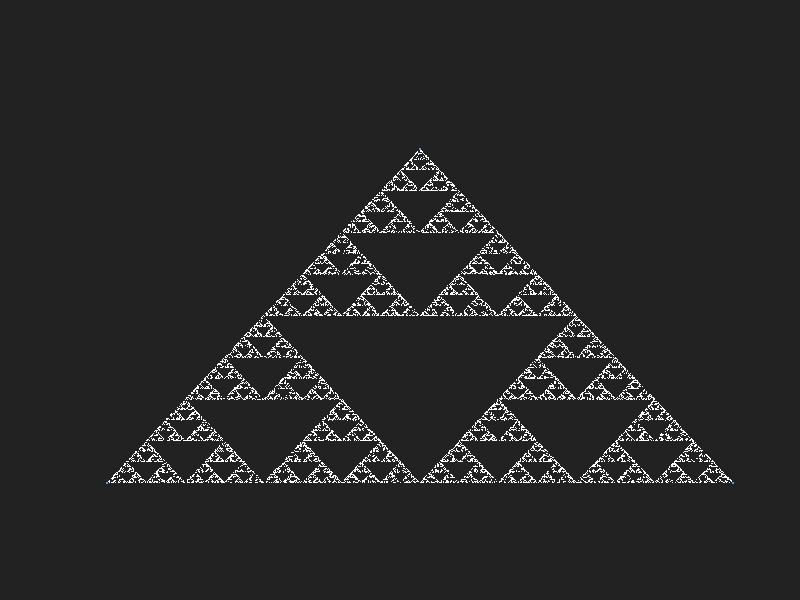
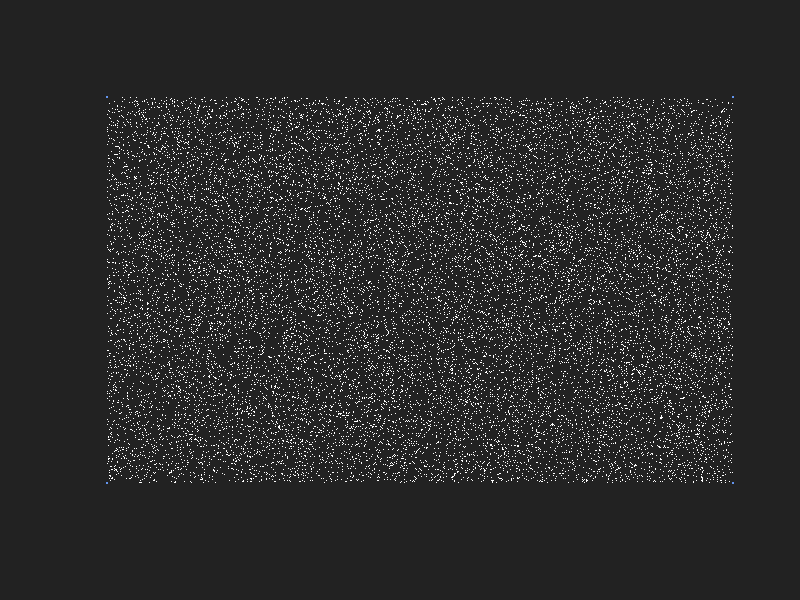
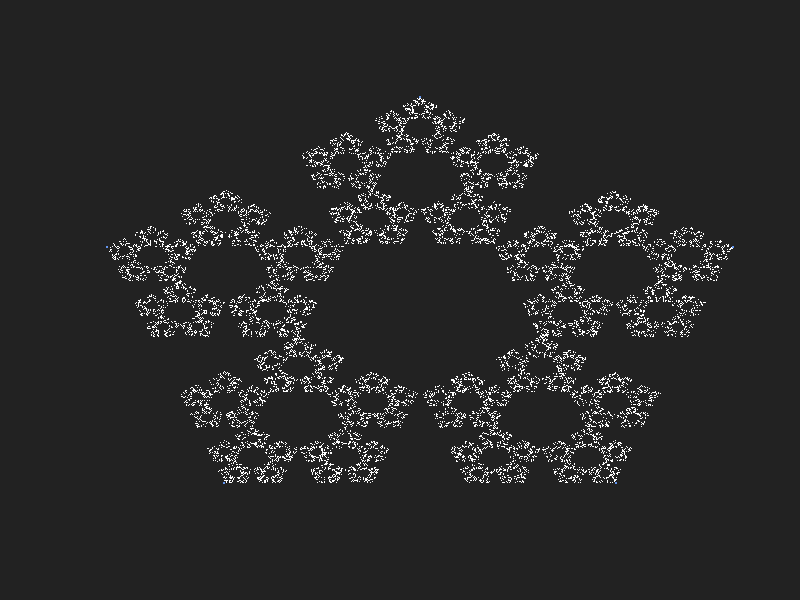
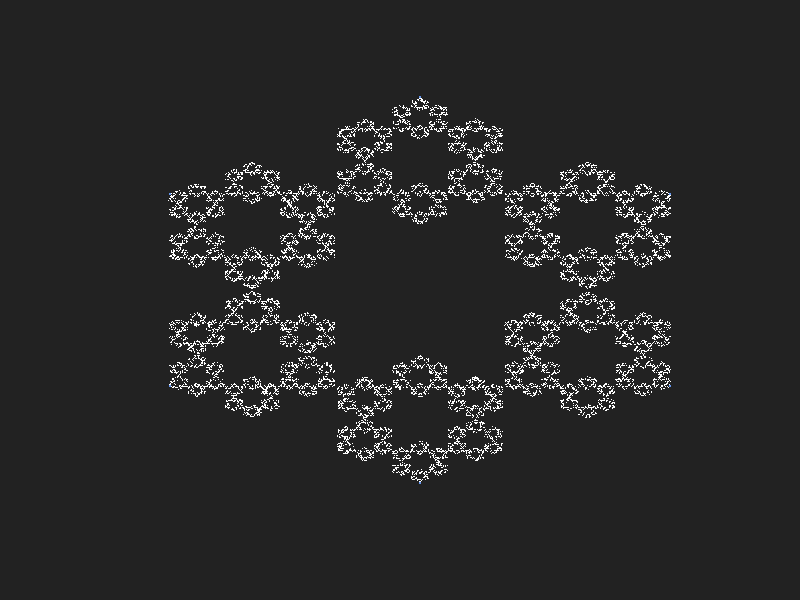

R code for these plots, in order:
## ---- chunk 1
# Functie pentru generarea triunghiului
triangle <- function (chaos_distance) 
{
  
  Nmax <- 20000
  
  tips <- matrix(NA, ncol = 3, nrow = 3)
  tips[1,] <- c(1, 0, 0)
  tips[2,] <- c(2, 1, 0)
  
  top_y = sqrt(3)/2
  tips[3,] <- c(3, 0.5, top_y)
  
  tips_nr <- sample(1:3, Nmax, replace = TRUE)
  list_of_points <- matrix(NA, ncol = 2, nrow = Nmax)
  
  rad3pe4 <- sqrt(3) / 4
  pointx <- runif(1, min = 0.25, max = 0.75)
  pointy <- runif(1, min = 0, max = rad3pe4)        # generarea primului punct in interiorul triunghiului
  list_of_points[1,] <- c(pointx, pointy)
  
  for (i in 1:(Nmax - 1)) {
    X <- tips[tips_nr[i], 2]
    Y <- tips[tips_nr[i], 3]
    
    X_new <- list_of_points[i, 1] + (X - list_of_points[i, 1]) * chaos_distance
    Y_new <- list_of_points[i, 2] + (Y - list_of_points[i, 2]) * chaos_distance
    
    list_of_points [i + 1, ] <- c(X_new, Y_new)
  }
  return (list (tips, list_of_points))
}

## ---- chunk 2
  Nmax <- 10
  chaos_distance <- 0.5
  
  tips <- matrix(NA, ncol = 3, nrow = 3)
  tips[1,] <- c(1, 0, 0)
  tips[2,] <- c(2, 1, 0)
  
  top_y = sqrt(3)/2
  tips[3,] <- c(3, 0.5, top_y)
  
  tips_nr <- sample(1:3, Nmax, replace = TRUE)
  list_of_points <- matrix(NA, ncol = 2, nrow = Nmax)
  
  rad3pe4 <- sqrt(3) / 4
  pointx <- runif(1, min = 0.25, max = 0.75)
  pointy <- runif(1, min = 0, max = rad3pe4)
  list_of_points[1,] <- c(pointx, pointy)
  
  for (i in 1:(Nmax - 1))
  {
    X <- tips[tips_nr[i], 2]
    Y <- tips[tips_nr[i], 3]
    
    X_new <- list_of_points[i, 1] + (X - list_of_points[i, 1]) * chaos_distance
    Y_new <- list_of_points[i, 2] + (Y - list_of_points[i, 2]) * chaos_distance
    
    list_of_points [i + 1, ] <- c(X_new, Y_new)
  }
## ---- chunk 3
  tips
## ---- chunk 4
  tips_nr
## ---- chunk 5
  list_of_points
## ---- chunk 6

# Functie pentru generarea triunghiului
triangle <- function (chaos_distance) 
{
  
  Nmax <- 20000
  
  tips <- matrix(NA, ncol = 3, nrow = 3)
  tips[1,] <- c(1, 0, 0)
  tips[2,] <- c(2, 1, 0)
  
  top_y = sqrt(3)/2
  tips[3,] <- c(3, 0.5, top_y)
  
  tips_nr <- sample(1:3, Nmax, replace = TRUE)
  list_of_points <- matrix(NA, ncol = 2, nrow = Nmax)
  
  rad3pe4 <- sqrt(3) / 4
  pointx <- runif(1, min = 0.25, max = 0.75)
  pointy <- runif(1, min = 0, max = rad3pe4)        # generarea primului punct in interiorul triunghiului
  list_of_points[1,] <- c(pointx, pointy)
  
  for (i in 1:(Nmax - 1)) {
    X <- tips[tips_nr[i], 2]
    Y <- tips[tips_nr[i], 3]
    
    X_new <- list_of_points[i, 1] + (X - list_of_points[i, 1]) * chaos_distance
    Y_new <- list_of_points[i, 2] + (Y - list_of_points[i, 2]) * chaos_distance
    
    list_of_points [i + 1, ] <- c(X_new, Y_new)
  }
  return (list (tips, list_of_points))
}

# Functie pentru generarea patratului
square <- function (chaos_distance) 
{
  Nmax <- 20000
  
  tips <- matrix(NA, ncol = 3, nrow = 4)
  tips[1,] <- c(1, 0, 0)
  tips[2,] <- c(2, 1, 0)
  tips[3,] <- c(3, 1, 1)
  tips[4,] <- c(4, 0, 1) 
  
  tips_nr <- floor (runif (Nmax, 1, 5))
  
  list_of_points <- matrix(NA, ncol = 2, nrow = Nmax)
  
  list_of_points[1,] <- c(runif(1, min = 0, max = 1), runif(1, min = 0, max = 1))
  
  for (i in 1:(Nmax - 1)) 
  {
    X <- tips[tips_nr[i], 2]
    Y <- tips[tips_nr[i], 3]
    
    X_new <- list_of_points[i, 1] + (X - list_of_points[i, 1]) * chaos_distance
    Y_new <- list_of_points[i, 2] + (Y - list_of_points[i, 2]) * chaos_distance
    
    list_of_points [i + 1, ] <- c(X_new, Y_new)
  }
  return (list (tips, list_of_points))
}

# Functie pentru generarea pentagonului
pentagon <- function (chaos_distance) 
{
  Nmax <- 20000
  
  tips <- matrix(NA, ncol = 3, nrow = 5)
  tips[1,] <- c(1, 0.1875, 0)
  tips[2,] <- c(2, 0.8125, 0) 
  tips[3,] <- c(3, 1.0, 0.61175) 
  tips[4,] <- c(4, 0.5, 1)
  tips[5,] <- c(5, 0, 0.61175)
  
  tips_nr <- floor (runif (Nmax, 1, 6))
  
  list_of_points <- matrix(NA, ncol = 2, nrow = Nmax)
  
  list_of_points[1,] <- c(runif(1, min = 0, max = 1), runif(1, min = 0, max = 1))
  
  for (i in 1:(Nmax - 1)) 
  {
    X <- tips[tips_nr[i], 2]
    Y <- tips[tips_nr[i], 3]
    
    X_new <- list_of_points[i, 1] + (X - list_of_points[i, 1]) * chaos_distance
    Y_new <- list_of_points[i, 2] + (Y - list_of_points[i, 2]) * chaos_distance
    
    list_of_points [i + 1, ] <- c(X_new, Y_new)
  }
  return (list (tips, list_of_points))
}

# Functie pentru generarea hexagonului
hexagon <- function (chaos_distance) 
{
  Nmax <- 20000
  
  tips <- matrix(NA, ncol = 3, nrow = 6) 
  tips[1,] <- c(1, 0.5, 1) 
  tips[2,] <- c(2, 0.9, 0.75) 
  tips[3,] <- c(3, 0.9, 0.25) 
  tips[4,] <- c(4, 0.5, 0)
  tips[5,] <- c(5, 0.1, 0.25)
  tips[6,] <- c(6, 0.1, 0.75)
  
  tips_nr <- floor (runif (Nmax, 1, 7))
  
  list_of_points <- matrix(NA, ncol = 2, nrow = Nmax)
  
  list_of_points[1,] <- c(runif(1, min = 0, max = 1), runif(1, min = 0, max = 1))
  
  for (i in 1:(Nmax - 1)) 
  {
    X <- tips[tips_nr[i], 2]
    Y <- tips[tips_nr[i], 3]
    
    X_new <- list_of_points[i, 1] + (X - list_of_points[i, 1]) * chaos_distance
    Y_new <- list_of_points[i, 2] + (Y - list_of_points[i, 2]) * chaos_distance
    
    list_of_points [i + 1, ] <- c(X_new, Y_new)
  }
  return (list (tips, list_of_points))
}

## ---- chunk 7
    Nmax = 20000

    data = triangle(0.5)
    
    tips  <- data[[1]]
    list_of_points <- data[[2]]
    
    
    par(bg = "#222222")
    
    plot(0, 0, xlim = c(0, 1), ylim = c(0, 1), col = 0, yaxt = "n", xaxt = "n", xlab = "", ylab = "", bty = "n")
    points(list_of_points[1 : Nmax - 1, 1], list_of_points[1 : Nmax - 1, 2], pch = 46, col = "white")  
    points(tips[, 2],tips[, 3], pch = 46, cex = 2, col = "cornflowerblue")
## ---- chunk 8
    Nmax = 20000

    data = square(0.5)
    
    tips  <- data[[1]]
    list_of_points <- data[[2]]
    
    par(bg = "#222222")
    
    plot(0, 0, xlim = c(0, 1), ylim = c(0, 1), col = 0, yaxt = "n", xaxt = "n", xlab = "", ylab = "", bty = "n")
    points(list_of_points[1 : Nmax, 1], list_of_points[1 : Nmax, 2], pch = 46, col = "white")
    points(tips[,2], tips[,3], pch = 46, cex = 2, col = "cornflowerblue")
## ---- chunk 9
    Nmax = 20000

    data = pentagon(0.62)
    
    tips  <- data[[1]]
    list_of_points <- data[[2]]
    
    par(bg = "#222222")
    
    plot(0, 0, xlim = c(0, 1), ylim = c(0, 1), col = 0, yaxt = "n", xaxt = "n", xlab = "", ylab = "", bty = "n")
    points(list_of_points[1 : Nmax, 1], list_of_points[1 : Nmax, 2], pch = 46, col = "white")
    points(tips[,2], tips[,3], pch = 46, cex = 2, col = "cornflowerblue")
## ---- chunk 10
    Nmax = 20000

    data = hexagon(0.67)
    
    tips  <- data[[1]]
    list_of_points <- data[[2]]
    
    par(bg = "#222222")
    
    plot(0, 0, xlim = c(0, 1), ylim = c(0, 1), col = 0, yaxt = "n", xaxt = "n", xlab = "", ylab = "", bty = "n")
    points(list_of_points[1 : Nmax, 1], list_of_points[1 : Nmax, 2], pch = 46, col = "white")
    points(tips[,2], tips[,3], pch = 46, cex = 2, col = "cornflowerblue")
